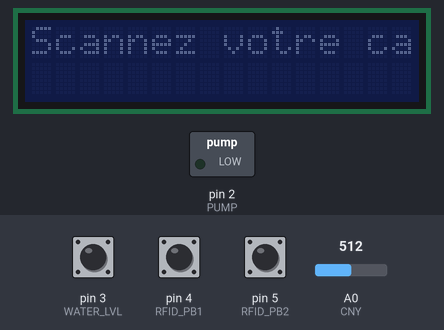
The sketch below on a simulated Arduino Uno, built with avr-gcc and run on an emulated ATmega328P. Shown: 16×2 character LCD, switched loads named in the sketch (green lamp = pin HIGH). The test bench sets the inputs (shaded band); at power-on: pin 5 (RFID_PB2) HIGH, pin 4 (RFID_PB1) HIGH, pin 3 (WATER_LVL) HIGH, A0 (CNY) = 512. What the sketch prints to the serial monitor is not drawn.

Above: at 1.2 s.
1.3 s: pin 5 (RFID_PB2) pulled LOW for 0.15 s
At 2.3 s:
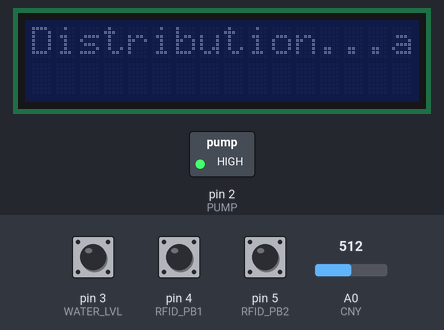
4.4 s: pin 4 (RFID_PB1) pulled LOW for 3.2 s
At 5.0 s:
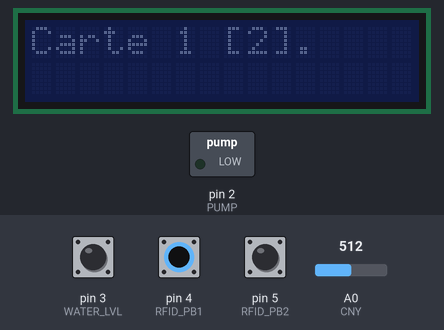
10.5 s: pin 5 (RFID_PB2) pulled LOW for 3.2 s
At 13.9 s:
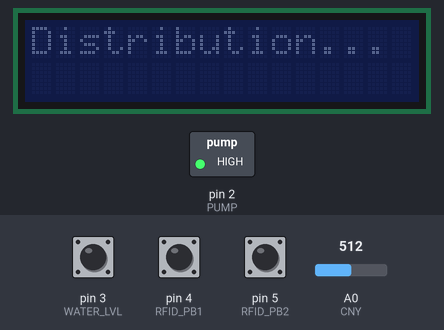
16.7 s: pin 5 (RFID_PB2) pulled LOW for 3.2 s
At 20.9 s:
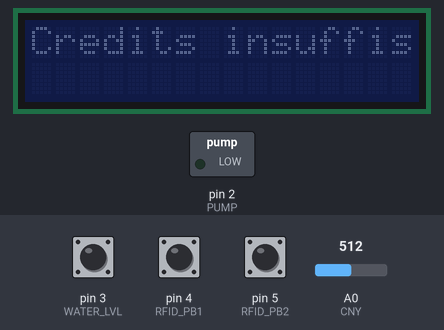
22.7 s: pin 4 (RFID_PB1) pulled LOW for 0.15 s
At 23.8 s:
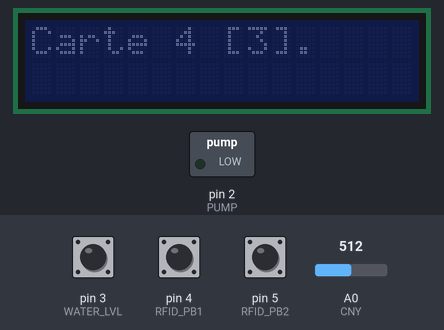
25.7 s: pin 4 (RFID_PB1) pulled LOW for 1 s
At 26.9 s:
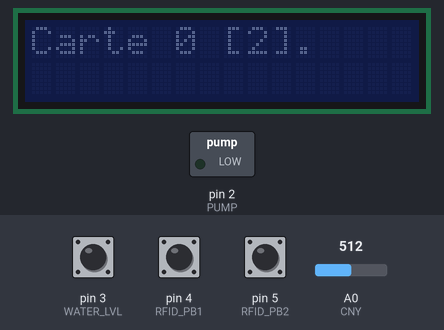
Timing chart, 0 to 28.7 s (numbered marks = the images above; inputs shaded):
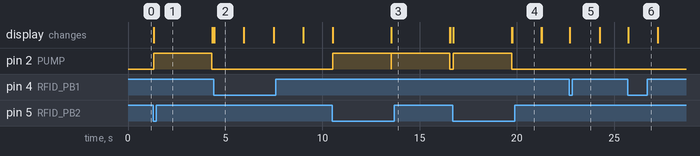

Measured:
- after the input at 1.3 s, pin 2 (PUMP): LOW → HIGH at once, → LOW 3.0 s later; the display: changes at once (image 1)
- after the input at 4.4 s, the display: changes at once (image 2)
- after the input at 10.5 s, pin 2 (PUMP): alternates HIGH for 3.0 s and LOW for 0.02 s, starting at once; the display: first changes at once (image 3 shows a later state)
- after the input at 16.7 s, pin 2 (PUMP): LOW → HIGH at once, → LOW 3.0 s later; the display: first changes at once (image 4 shows a later state)
- after the input at 22.7 s, the display: changes at once (image 5)
- after the input at 25.7 s, the display: changes at once (image 6)
- what the display in image 2 shows lasts 1.5 s, from 4.4 s to 5.9 s

The sketch:

main.ino
```cpp
#include<Wire.h>
#include<LiquidCrystal_I2C.h>
#include <Arduino.h>

# define CNY        A0
# define PUMP       2 // led / motor
# define WATER_LVL  3 // pb
# define RFID_PB1   4 // pb
# define RFID_PB2   5 // pb

int cards[] = {3, 2, 1, 3, 3};
int rfidPb2Value = 0;

// init lcd screen
LiquidCrystal_I2C lcd(0x27, 16, 2);

void setupPin(int inputPins[], int outputPins[]);

void setup() {
    // input & output pin initialization
    //setupPin(inputPins, outputPins);

    pinMode(RFID_PB1, INPUT_PULLUP);
    pinMode(RFID_PB2, INPUT_PULLUP);
    pinMode(WATER_LVL, INPUT_PULLUP);
    pinMode(PUMP, OUTPUT);

    Serial.begin(9600);

    // lcd initialization
    lcd.init();
}


void loop() {

    // change card with pb
    if (digitalRead(RFID_PB1) == LOW) {
        rfidPb2Value < ((sizeof(cards) / sizeof(int)) - 1) ? rfidPb2Value++ : (rfidPb2Value = 0);
        lcd.clear();
        lcd.setCursor(0, 0);
        lcd.print("Carte ");
        lcd.print(rfidPb2Value);
        lcd.print(" [");
        lcd.print(cards[rfidPb2Value]);
        lcd.print("].");
        Serial.print("A ");
        delay(1500);
        lcd.clear();
    }

    // do nothing until card scanned
    if (digitalRead(RFID_PB2) == HIGH) {
        lcd.setCursor(0, 0);
        lcd.print("Scannez votre carte");
        Serial.print("B ");
        return;
    }

    // no more credits
    if (cards[rfidPb2Value] == 0) {
        lcd.setCursor(0, 0);
        lcd.print("Credits insuffisants");
        Serial.print("C ");

        delay(1500);
        lcd.clear();
        return;
    }

    // not enought water
    if (digitalRead(WATER_LVL) == LOW) {
        lcd.setCursor(0, 0);
        lcd.print("Niveau d'eau insuffisant");
        Serial.print("D ");

        delay(1500);
        lcd.clear();
        return;
    }

    // glass present ?
    if (analogRead(CNY) < 100) {
        lcd.setCursor(0, 0);
        lcd.print("Verre absent");
        Serial.print("E ");

        delay(1500);
        lcd.clear();
    } else {
        lcd.setCursor(0, 0);
        lcd.print("Distribution...");
        cards[rfidPb2Value] -= 1;
        digitalWrite(PUMP, HIGH);
        delay(3000);
        digitalWrite(PUMP, LOW);
        lcd.clear();
    }

}
```
